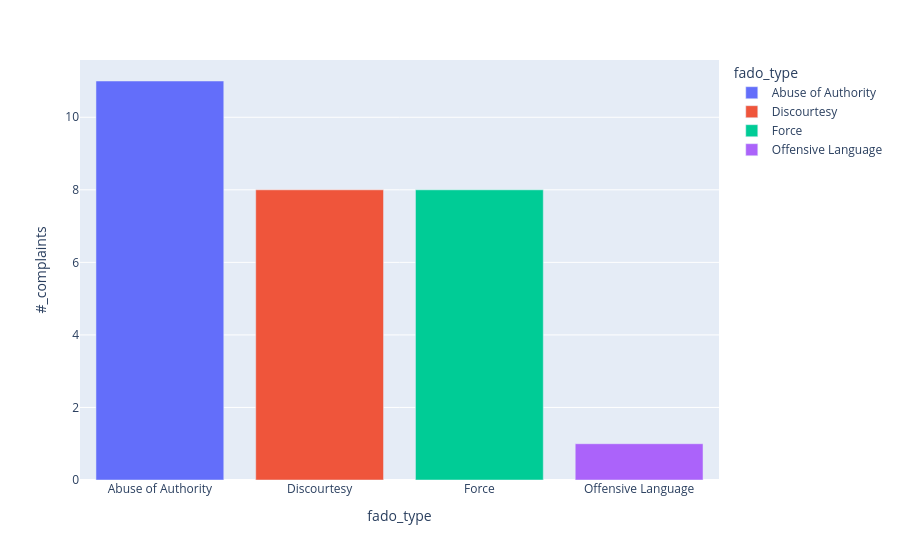

The notebook cell this image was saved under:
### Code cell
fig = px.bar(df_25861, x="fado_type", y="#_complaints", color="fado_type")
fig.show()

### Figure 1 — Plotly figure (JSON) as saved in the notebook; plotly's stock layout.template omitted (floating-point values rounded to 4 significant figures)
{"data": [{"alignmentgroup": "True", "hovertemplate": "fado_type=%{x}<br>#_complaints=%{y}<extra></extra>", "legendgroup": "Abuse of Authority", "marker": {"color": "#636efa"}, "name": "Abuse of Authority", "offsetgroup": "Abuse of Authority", "orientation": "v", "showlegend": true, "textposition": "auto", "type": "bar", "x": ["Abuse of Authority"], "xaxis": "x", "y": [11], "yaxis": "y"}, {"alignmentgroup": "True", "hovertemplate": "fado_type=%{x}<br>#_complaints=%{y}<extra></extra>", "legendgroup": "Discourtesy", "marker": {"color": "#EF553B"}, "name": "Discourtesy", "offsetgroup": "Discourtesy", "orientation": "v", "showlegend": true, "textposition": "auto", "type": "bar", "x": ["Discourtesy"], "xaxis": "x", "y": [8], "yaxis": "y"}, {"alignmentgroup": "True", "hovertemplate": "fado_type=%{x}<br>#_complaints=%{y}<extra></extra>", "legendgroup": "Force", "marker": {"color": "#00cc96"}, "name": "Force", "offsetgroup": "Force", "orientation": "v", "showlegend": true, "textposition": "auto", "type": "bar", "x": ["Force"], "xaxis": "x", "y": [8], "yaxis": "y"}, {"alignmentgroup": "True", "hovertemplate": "fado_type=%{x}<br>#_complaints=%{y}<extra></extra>", "legendgroup": "Offensive Language", "marker": {"color": "#ab63fa"}, "name": "Offensive Language", "offsetgroup": "Offensive Language", "orientation": "v", "showlegend": true, "textposition": "auto", "type": "bar", "x": ["Offensive Language"], "xaxis": "x", "y": [1], "yaxis": "y"}], "layout": {"barmode": "relative", "legend": {"title": {"text": "fado_type"}, "tracegroupgap": 0}, "margin": {"t": 60}, "xaxis": {"anchor": "y", "categoryarray": ["Abuse of Authority", "Discourtesy", "Force", "Offensive Language"], "categoryorder": "array", "domain": [0, 1], "title": {"text": "fado_type"}}, "yaxis": {"anchor": "x", "domain": [0, 1], "title": {"text": "#_complaints"}}}}
